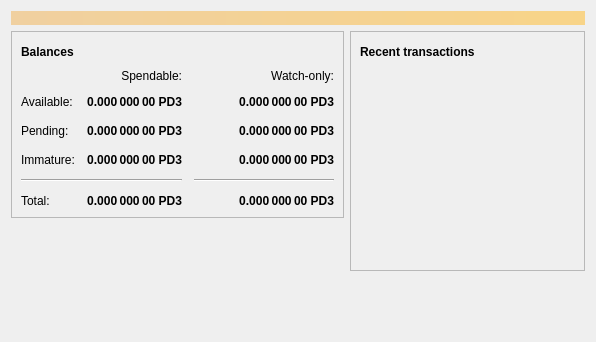
<?xml version="1.0" encoding="UTF-8"?>
<ui version="4.0">
 <class>OverviewPage</class>
 <widget class="QWidget" name="OverviewPage">
  <property name="geometry">
   <rect>
    <x>0</x>
    <y>0</y>
    <width>596</width>
    <height>342</height>
   </rect>
  </property>
  <property name="windowTitle">
   <string>Form</string>
  </property>
  <layout class="QVBoxLayout" name="topLayout">
   <item>
    <widget class="QLabel" name="labelAlerts">
     <property name="visible">
      <bool>false</bool>
     </property>
     <property name="styleSheet">
      <string notr="true">QLabel { background-color: qlineargradient(x1: 0, y1: 0, x2: 1, y2: 0, stop:0 #F0D0A0, stop:1 #F8D488); color:#000000; }</string>
     </property>
     <property name="wordWrap">
      <bool>true</bool>
     </property>
     <property name="margin">
      <number>3</number>
     </property>
     <property name="textInteractionFlags">
      <set>Qt::TextSelectableByMouse</set>
     </property>
    </widget>
   </item>
   <item>
    <layout class="QHBoxLayout" name="horizontalLayout" stretch="1,1">
     <item>
      <layout class="QVBoxLayout" name="verticalLayout_2">
       <item>
        <widget class="QFrame" name="frame">
         <property name="frameShape">
          <enum>QFrame::StyledPanel</enum>
         </property>
         <property name="frameShadow">
          <enum>QFrame::Raised</enum>
         </property>
         <layout class="QVBoxLayout" name="verticalLayout_4">
          <item>
           <layout class="QHBoxLayout" name="horizontalLayout_4">
            <item>
             <widget class="QLabel" name="label_5">
              <property name="font">
               <font>
                <weight>75</weight>
                <bold>true</bold>
               </font>
              </property>
              <property name="text">
               <string>Balances</string>
              </property>
             </widget>
            </item>
            <item>
             <widget class="QPushButton" name="labelWalletStatus">
              <property name="enabled">
               <bool>true</bool>
              </property>
              <property name="maximumSize">
               <size>
                <width>30</width>
                <height>16777215</height>
               </size>
              </property>
              <property name="toolTip">
               <string>The displayed information may be out of date. Your wallet automatically synchronizes with the Panda3 network after a connection is established, but this process has not completed yet.</string>
              </property>
              <property name="text">
               <string/>
              </property>
              <property name="icon">
               <iconset resource="../bitcoin.qrc">
                <normaloff>:/icons/warning</normaloff>
                <disabledoff>:/icons/warning</disabledoff>:/icons/warning</iconset>
              </property>
              <property name="iconSize">
               <size>
                <width>24</width>
                <height>24</height>
               </size>
              </property>
              <property name="flat">
               <bool>true</bool>
              </property>
             </widget>
            </item>
            <item>
             <spacer name="horizontalSpacer_3">
              <property name="orientation">
               <enum>Qt::Horizontal</enum>
              </property>
              <property name="sizeHint" stdset="0">
               <size>
                <width>40</width>
                <height>20</height>
               </size>
              </property>
             </spacer>
            </item>
           </layout>
          </item>
          <item>
           <layout class="QGridLayout" name="gridLayout">
            <property name="spacing">
             <number>12</number>
            </property>
            <item row="2" column="2">
             <widget class="QLabel" name="labelWatchPending">
              <property name="font">
               <font>
                <weight>75</weight>
                <bold>true</bold>
               </font>
              </property>
              <property name="cursor">
               <cursorShape>IBeamCursor</cursorShape>
              </property>
              <property name="toolTip">
               <string>Unconfirmed transactions to watch-only addresses</string>
              </property>
              <property name="text">
               <string notr="true">0.000 000 00 PD3</string>
              </property>
              <property name="alignment">
               <set>Qt::AlignRight|Qt::AlignTrailing|Qt::AlignVCenter</set>
              </property>
              <property name="textInteractionFlags">
               <set>Qt::LinksAccessibleByMouse|Qt::TextSelectableByKeyboard|Qt::TextSelectableByMouse</set>
              </property>
             </widget>
            </item>
            <item row="2" column="1">
             <widget class="QLabel" name="labelUnconfirmed">
              <property name="font">
               <font>
                <weight>75</weight>
                <bold>true</bold>
               </font>
              </property>
              <property name="cursor">
               <cursorShape>IBeamCursor</cursorShape>
              </property>
              <property name="toolTip">
               <string>Total of transactions that have yet to be confirmed, and do not yet count toward the spendable balance</string>
              </property>
              <property name="text">
               <string notr="true">0.000 000 00 PD3</string>
              </property>
              <property name="alignment">
               <set>Qt::AlignRight|Qt::AlignTrailing|Qt::AlignVCenter</set>
              </property>
              <property name="textInteractionFlags">
               <set>Qt::LinksAccessibleByMouse|Qt::TextSelectableByKeyboard|Qt::TextSelectableByMouse</set>
              </property>
             </widget>
            </item>
            <item row="3" column="2">
             <widget class="QLabel" name="labelWatchImmature">
              <property name="font">
               <font>
                <weight>75</weight>
                <bold>true</bold>
               </font>
              </property>
              <property name="cursor">
               <cursorShape>IBeamCursor</cursorShape>
              </property>
              <property name="toolTip">
               <string>Mined balance in watch-only addresses that has not yet matured</string>
              </property>
              <property name="text">
               <string notr="true">0.000 000 00 PD3</string>
              </property>
              <property name="alignment">
               <set>Qt::AlignRight|Qt::AlignTrailing|Qt::AlignVCenter</set>
              </property>
              <property name="textInteractionFlags">
               <set>Qt::LinksAccessibleByMouse|Qt::TextSelectableByKeyboard|Qt::TextSelectableByMouse</set>
              </property>
             </widget>
            </item>
            <item row="4" column="0" colspan="2">
             <widget class="Line" name="line">
              <property name="orientation">
               <enum>Qt::Horizontal</enum>
              </property>
             </widget>
            </item>
            <item row="4" column="2">
             <widget class="Line" name="lineWatchBalance">
              <property name="sizePolicy">
               <sizepolicy hsizetype="Preferred" vsizetype="Fixed">
                <horstretch>0</horstretch>
                <verstretch>0</verstretch>
               </sizepolicy>
              </property>
              <property name="minimumSize">
               <size>
                <width>140</width>
                <height>0</height>
               </size>
              </property>
              <property name="orientation">
               <enum>Qt::Horizontal</enum>
              </property>
             </widget>
            </item>
            <item row="5" column="0">
             <widget class="QLabel" name="labelTotalText">
              <property name="text">
               <string>Total:</string>
              </property>
             </widget>
            </item>
            <item row="3" column="1">
             <widget class="QLabel" name="labelImmature">
              <property name="font">
               <font>
                <weight>75</weight>
                <bold>true</bold>
               </font>
              </property>
              <property name="cursor">
               <cursorShape>IBeamCursor</cursorShape>
              </property>
              <property name="toolTip">
               <string>Mined balance that has not yet matured</string>
              </property>
              <property name="text">
               <string notr="true">0.000 000 00 PD3</string>
              </property>
              <property name="alignment">
               <set>Qt::AlignRight|Qt::AlignTrailing|Qt::AlignVCenter</set>
              </property>
              <property name="textInteractionFlags">
               <set>Qt::LinksAccessibleByMouse|Qt::TextSelectableByKeyboard|Qt::TextSelectableByMouse</set>
              </property>
             </widget>
            </item>
            <item row="2" column="3">
             <spacer name="horizontalSpacer_2">
              <property name="orientation">
               <enum>Qt::Horizontal</enum>
              </property>
              <property name="sizeHint" stdset="0">
               <size>
                <width>40</width>
                <height>20</height>
               </size>
              </property>
             </spacer>
            </item>
            <item row="3" column="0">
             <widget class="QLabel" name="labelImmatureText">
              <property name="text">
               <string>Immature:</string>
              </property>
             </widget>
            </item>
            <item row="5" column="1">
             <widget class="QLabel" name="labelTotal">
              <property name="font">
               <font>
                <weight>75</weight>
                <bold>true</bold>
               </font>
              </property>
              <property name="cursor">
               <cursorShape>IBeamCursor</cursorShape>
              </property>
              <property name="toolTip">
               <string>Your current total balance</string>
              </property>
              <property name="text">
               <string notr="true">0.000 000 00 PD3</string>
              </property>
              <property name="alignment">
               <set>Qt::AlignRight|Qt::AlignTrailing|Qt::AlignVCenter</set>
              </property>
              <property name="textInteractionFlags">
               <set>Qt::LinksAccessibleByMouse|Qt::TextSelectableByKeyboard|Qt::TextSelectableByMouse</set>
              </property>
             </widget>
            </item>
            <item row="5" column="2">
             <widget class="QLabel" name="labelWatchTotal">
              <property name="font">
               <font>
                <weight>75</weight>
                <bold>true</bold>
               </font>
              </property>
              <property name="cursor">
               <cursorShape>IBeamCursor</cursorShape>
              </property>
              <property name="toolTip">
               <string>Current total balance in watch-only addresses</string>
              </property>
              <property name="text">
               <string notr="true">0.000 000 00 PD3</string>
              </property>
              <property name="alignment">
               <set>Qt::AlignRight|Qt::AlignTrailing|Qt::AlignVCenter</set>
              </property>
              <property name="textInteractionFlags">
               <set>Qt::LinksAccessibleByMouse|Qt::TextSelectableByKeyboard|Qt::TextSelectableByMouse</set>
              </property>
             </widget>
            </item>
            <item row="0" column="2">
             <widget class="QLabel" name="labelWatchonly">
              <property name="text">
               <string>Watch-only:</string>
              </property>
              <property name="alignment">
               <set>Qt::AlignRight|Qt::AlignTrailing|Qt::AlignVCenter</set>
              </property>
             </widget>
            </item>
            <item row="1" column="0">
             <widget class="QLabel" name="labelBalanceText">
              <property name="text">
               <string>Available:</string>
              </property>
             </widget>
            </item>
            <item row="1" column="1">
             <widget class="QLabel" name="labelBalance">
              <property name="font">
               <font>
                <weight>75</weight>
                <bold>true</bold>
               </font>
              </property>
              <property name="cursor">
               <cursorShape>IBeamCursor</cursorShape>
              </property>
              <property name="toolTip">
               <string>Your current spendable balance</string>
              </property>
              <property name="text">
               <string notr="true">0.000 000 00 PD3</string>
              </property>
              <property name="alignment">
               <set>Qt::AlignRight|Qt::AlignTrailing|Qt::AlignVCenter</set>
              </property>
              <property name="textInteractionFlags">
               <set>Qt::LinksAccessibleByMouse|Qt::TextSelectableByKeyboard|Qt::TextSelectableByMouse</set>
              </property>
             </widget>
            </item>
            <item row="1" column="2">
             <widget class="QLabel" name="labelWatchAvailable">
              <property name="font">
               <font>
                <weight>75</weight>
                <bold>true</bold>
               </font>
              </property>
              <property name="cursor">
               <cursorShape>IBeamCursor</cursorShape>
              </property>
              <property name="toolTip">
               <string>Your current balance in watch-only addresses</string>
              </property>
              <property name="text">
               <string notr="true">0.000 000 00 PD3</string>
              </property>
              <property name="alignment">
               <set>Qt::AlignRight|Qt::AlignTrailing|Qt::AlignVCenter</set>
              </property>
              <property name="textInteractionFlags">
               <set>Qt::LinksAccessibleByMouse|Qt::TextSelectableByKeyboard|Qt::TextSelectableByMouse</set>
              </property>
             </widget>
            </item>
            <item row="2" column="0">
             <widget class="QLabel" name="labelPendingText">
              <property name="text">
               <string>Pending:</string>
              </property>
             </widget>
            </item>
            <item row="0" column="1">
             <widget class="QLabel" name="labelSpendable">
              <property name="text">
               <string>Spendable:</string>
              </property>
              <property name="alignment">
               <set>Qt::AlignRight|Qt::AlignTrailing|Qt::AlignVCenter</set>
              </property>
             </widget>
            </item>
           </layout>
          </item>
         </layout>
        </widget>
       </item>
       <item>
        <spacer name="verticalSpacer">
         <property name="orientation">
          <enum>Qt::Vertical</enum>
         </property>
         <property name="sizeHint" stdset="0">
          <size>
           <width>20</width>
           <height>40</height>
          </size>
         </property>
        </spacer>
       </item>
      </layout>
     </item>
     <item>
      <layout class="QVBoxLayout" name="verticalLayout_3">
       <item>
        <widget class="QFrame" name="frame_2">
         <property name="frameShape">
          <enum>QFrame::StyledPanel</enum>
         </property>
         <property name="frameShadow">
          <enum>QFrame::Raised</enum>
         </property>
         <layout class="QVBoxLayout" name="verticalLayout">
          <item>
           <layout class="QHBoxLayout" name="horizontalLayout_2">
            <item>
             <widget class="QLabel" name="label_4">
              <property name="font">
               <font>
                <weight>75</weight>
                <bold>true</bold>
               </font>
              </property>
              <property name="text">
               <string>Recent transactions</string>
              </property>
             </widget>
            </item>
            <item>
             <widget class="QPushButton" name="labelTransactionsStatus">
              <property name="enabled">
               <bool>true</bool>
              </property>
              <property name="maximumSize">
               <size>
                <width>30</width>
                <height>16777215</height>
               </size>
              </property>
              <property name="toolTip">
               <string>The displayed information may be out of date. Your wallet automatically synchronizes with the Panda3 network after a connection is established, but this process has not completed yet.</string>
              </property>
              <property name="text">
               <string/>
              </property>
              <property name="icon">
               <iconset resource="../bitcoin.qrc">
                <normaloff>:/icons/warning</normaloff>
                <disabledoff>:/icons/warning</disabledoff>:/icons/warning</iconset>
              </property>
              <property name="iconSize">
               <size>
                <width>24</width>
                <height>24</height>
               </size>
              </property>
              <property name="flat">
               <bool>true</bool>
              </property>
             </widget>
            </item>
            <item>
             <spacer name="horizontalSpacer">
              <property name="orientation">
               <enum>Qt::Horizontal</enum>
              </property>
              <property name="sizeHint" stdset="0">
               <size>
                <width>40</width>
                <height>20</height>
               </size>
              </property>
             </spacer>
            </item>
           </layout>
          </item>
          <item>
           <widget class="QListView" name="listTransactions">
            <property name="styleSheet">
             <string notr="true">QListView { background: transparent; }</string>
            </property>
            <property name="frameShape">
             <enum>QFrame::NoFrame</enum>
            </property>
            <property name="verticalScrollBarPolicy">
             <enum>Qt::ScrollBarAlwaysOff</enum>
            </property>
            <property name="horizontalScrollBarPolicy">
             <enum>Qt::ScrollBarAlwaysOff</enum>
            </property>
            <property name="selectionMode">
             <enum>QAbstractItemView::NoSelection</enum>
            </property>
           </widget>
          </item>
         </layout>
        </widget>
       </item>
       <item>
        <spacer name="verticalSpacer_2">
         <property name="orientation">
          <enum>Qt::Vertical</enum>
         </property>
         <property name="sizeHint" stdset="0">
          <size>
           <width>20</width>
           <height>40</height>
          </size>
         </property>
        </spacer>
       </item>
      </layout>
     </item>
    </layout>
   </item>
  </layout>
 </widget>
 <resources/>
 <connections/>
</ui>
